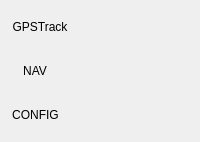
                       <widget class="ButtonFrameWidget" name="frame">
                        <property name="minimumSize">
                         <size>
                          <width>0</width>
                          <height>0</height>
                         </size>
                        </property>
                        <property name="maximumSize">
                         <size>
                          <width>16777215</width>
                          <height>16777215</height>
                         </size>
                        </property>
                        <property name="baseSize">
                         <size>
                          <width>0</width>
                          <height>0</height>
                         </size>
                        </property>
                        <property name="frameShape">
                         <enum>QFrame::NoFrame</enum>
                        </property>
                        <property name="frameShadow">
                         <enum>QFrame::Plain</enum>
                        </property>
                        <layout class="QVBoxLayout" name="verticalLayout_15">
                         <property name="spacing">
                          <number>0</number>
                         </property>
                         <property name="margin">
                          <number>5</number>
                         </property>
                         <item>
                          <widget class="QToolButton" name="buttonLeftTrack">
                           <property name="minimumSize">
                            <size>
                             <width>60</width>
                             <height>44</height>
                            </size>
                           </property>
                           <property name="maximumSize">
                            <size>
                             <width>16777215</width>
                             <height>16777215</height>
                            </size>
                           </property>
                           <property name="text">
                            <string>GPSTrack</string>
                           </property>
                           <property name="icon">
                            <iconset resource="../luckygps.qrc">
                             <normaloff>:/icons/trackugps.png</normaloff>:/icons/trackugps.png</iconset>
                           </property>
                           <property name="iconSize">
                            <size>
                             <width>36</width>
                             <height>30</height>
                            </size>
                           </property>
                           <property name="checkable">
                            <bool>true</bool>
                           </property>
                           <property name="autoRaise">
                            <bool>true</bool>
                           </property>
                          </widget>
                         </item>
                         <item>
                          <widget class="QToolButton" name="buttonLeftRoute">
                           <property name="minimumSize">
                            <size>
                             <width>60</width>
                             <height>44</height>
                            </size>
                           </property>
                           <property name="maximumSize">
                            <size>
                             <width>16777215</width>
                             <height>16777215</height>
                            </size>
                           </property>
                           <property name="toolTip">
                            <string>Navigation</string>
                           </property>
                           <property name="text">
                            <string>NAV</string>
                           </property>
                           <property name="icon">
                            <iconset resource="../luckygps.qrc">
                             <normaloff>:/icons/navigation.png</normaloff>:/icons/navigation.png</iconset>
                           </property>
                           <property name="iconSize">
                            <size>
                             <width>36</width>
                             <height>30</height>
                            </size>
                           </property>
                           <property name="checkable">
                            <bool>true</bool>
                           </property>
                           <property name="autoRaise">
                            <bool>true</bool>
                           </property>
                          </widget>
                         </item>
                         <item>
                          <widget class="QToolButton" name="buttonLeftSettings">
                           <property name="minimumSize">
                            <size>
                             <width>60</width>
                             <height>44</height>
                            </size>
                           </property>
                           <property name="maximumSize">
                            <size>
                             <width>16777215</width>
                             <height>16777215</height>
                            </size>
                           </property>
                           <property name="toolTip">
                            <string>Settings</string>
                           </property>
                           <property name="statusTip">
                            <string/>
                           </property>
                           <property name="text">
                            <string>CONFIG</string>
                           </property>
                           <property name="icon">
                            <iconset resource="../luckygps.qrc">
                             <normaloff>:/icons/settings.png</normaloff>:/icons/settings.png</iconset>
                           </property>
                           <property name="iconSize">
                            <size>
                             <width>33</width>
                             <height>30</height>
                            </size>
                           </property>
                           <property name="checkable">
                            <bool>true</bool>
                           </property>
                           <property name="autoRaise">
                            <bool>true</bool>
                           </property>
                          </widget>
                         </item>
                        </layout>
                       </widget>
